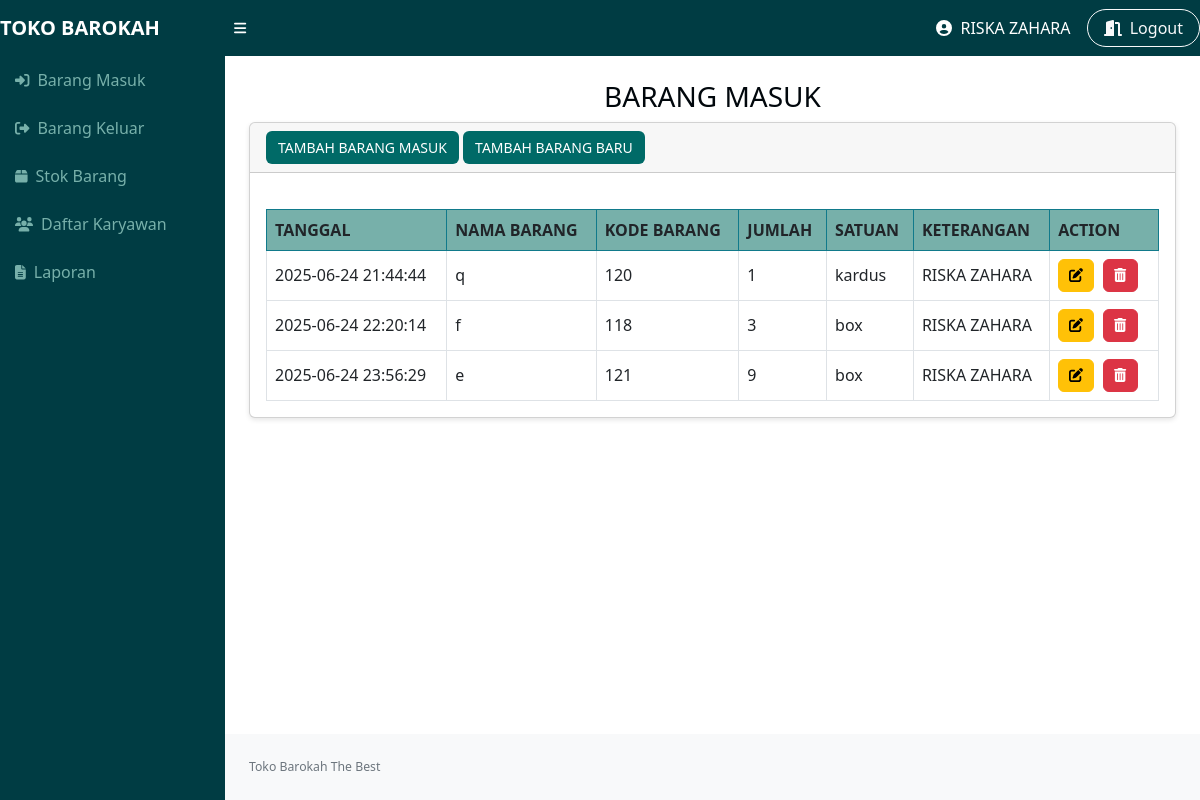
/masuk.php (signed in), run on an earlier commit of the app's database.
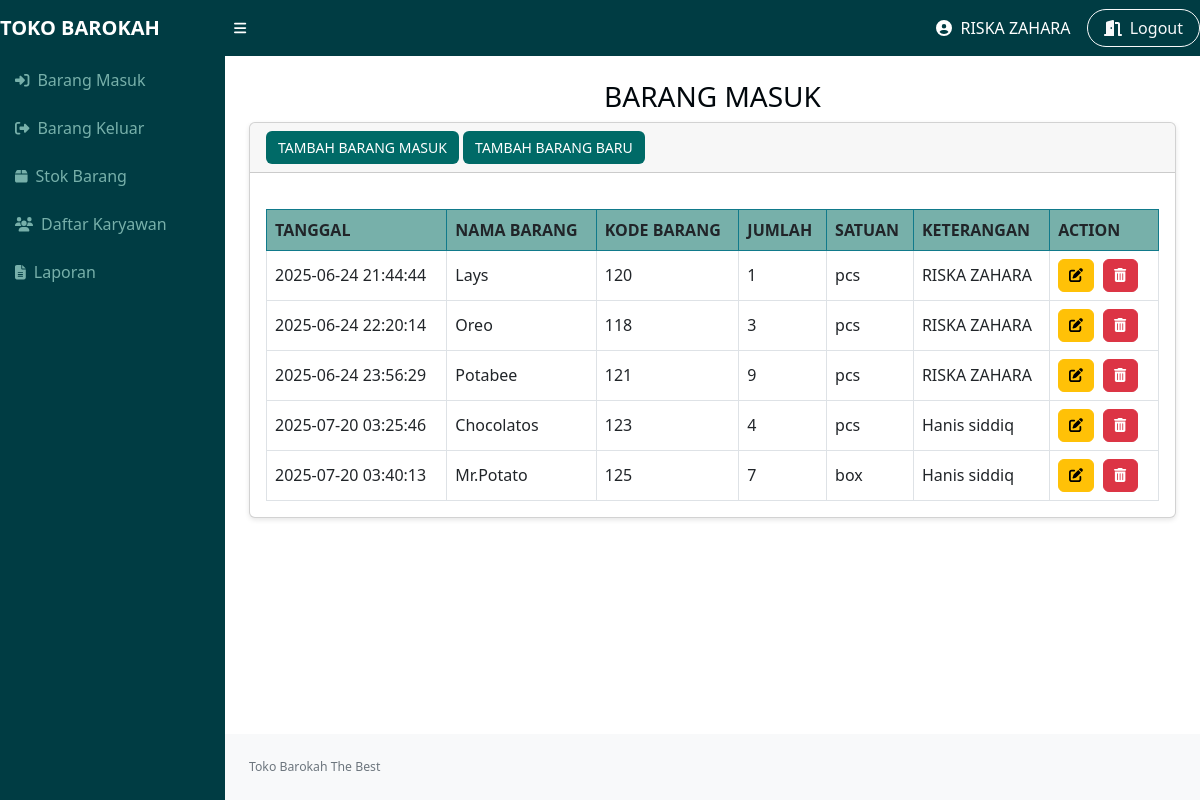
And on a later commit of the database.
### tables this page shows
CREATE TABLE `masuk` (
  `idmasuk` int NOT NULL,
  `idbarang` int NOT NULL,
  `tanggal` timestamp NOT NULL DEFAULT CURRENT_TIMESTAMP,
  `keterangan` varchar(25) NOT NULL,
  `Quantity` int NOT NULL,
  `satuan` varchar(50) DEFAULT NULL
);

CREATE TABLE `stock` (
  `idbarang` int NOT NULL,
  `namabarang` varchar(25) NOT NULL,
  `deskripsi` varchar(25) NOT NULL,
  `stok_awal` int NOT NULL,
  `stock` int NOT NULL,
  `satuan` varchar(25) DEFAULT NULL,
  `hargabarang` decimal(10,2) NOT NULL,
  `status_barang` enum('baru','lama') DEFAULT NULL
);

### masuk.php (the view, shortened to what the changed rows need)
<?php
$conn = mysqli_connect("localhost", "root", "", "stockbarang");
?>
<!DOCTYPE html>
<html lang="en">
<head>
    <link href="style.css" rel="stylesheet" />
    <link href="css/styles.css" rel="stylesheet" />
</head>
<body class="sb-nav-fixed">
<div id="layoutSidenav">
    <div id="layoutSidenav_content">
        <main>
            <div class="container-fluid px-4">
                <h1 class="mt-4 text-center">BARANG MASUK</h1>
                <div class="card mb-4">
                    <div class="card-body">
                        <table id="datatablesSimple">
                            <thead>
                                <tr>
                                    <th>Tanggal</th>
                                    <th>Nama Barang</th>
                                    <th>Kode Barang</th>
                                    <th>Jumlah</th>
                                    <th>Satuan</th>
                                    <th>keterangan</th>
                                    <th>Action</th>
                                </tr>
                            </thead>
                            <tbody>
                            <?php
                            $ambilsemuadatastock = mysqli_query($conn,"SELECT m.*, s.namabarang, s.satuan FROM masuk m JOIN stock s ON s.idbarang = m.idbarang");
                            while($data = mysqli_fetch_array($ambilsemuadatastock)){
                                $namabarang = $data['namabarang'];
                                $idbarang = $data['idbarang'];
                                $quantity = $data['Quantity'];
                                $satuan = $data['satuan'];
                                $keterangan = $data['keterangan'];
                            ?>
                            <tr>
                                <td><?= $data['tanggal']; ?></td>
                                <td><?= $namabarang; ?></td>
                                <td><?= $idbarang; ?></td>
                                <td><?= $quantity; ?></td>
                                <td><?= $satuan; ?></td>
                                <td><?= $keterangan; ?></td>
                                <td>
                                    <button class="btn btn-warning" data-bs-toggle="modal" data-bs-target="#edit<?= $idbarang; ?>">
                                        <i class="fas fa-edit"></i>
                                    </button>
                                    <button class="btn btn-danger" data-bs-toggle="modal" data-bs-target="#delete<?= $idbarang; ?>">
                                        <i class="fas fa-trash-alt"></i>
                                    </button>
                                </td>
                            </tr>
                            <?php } ?>
                            </tbody>
                        </table>
                    </div>
                </div>
            </div>
        </main>
    </div>
</div>
</body>

What changed in the data, as far as the page shows it:
changed through a linked row, masuk: idbarang.namabarang "q" → "Lays"; idbarang.satuan "kardus" → "pcs"
changed through a linked row, masuk: idbarang.namabarang "f" → "Oreo"; idbarang.satuan "box" → "pcs"
changed through a linked row, masuk: idbarang.namabarang "e" → "Potabee"; idbarang.satuan "box" → "pcs"
added masuk: tanggal "2025-07-20 03:25:46", idbarang.namabarang "Chocolatos", idbarang "123", Quantity "4", idbarang.satuan "pcs", keterangan "Hanis siddiq"
added masuk: tanggal "2025-07-20 03:40:13", idbarang.namabarang "Mr.Potato", idbarang "125", Quantity "7", idbarang.satuan "box", keterangan "Hanis siddiq"
